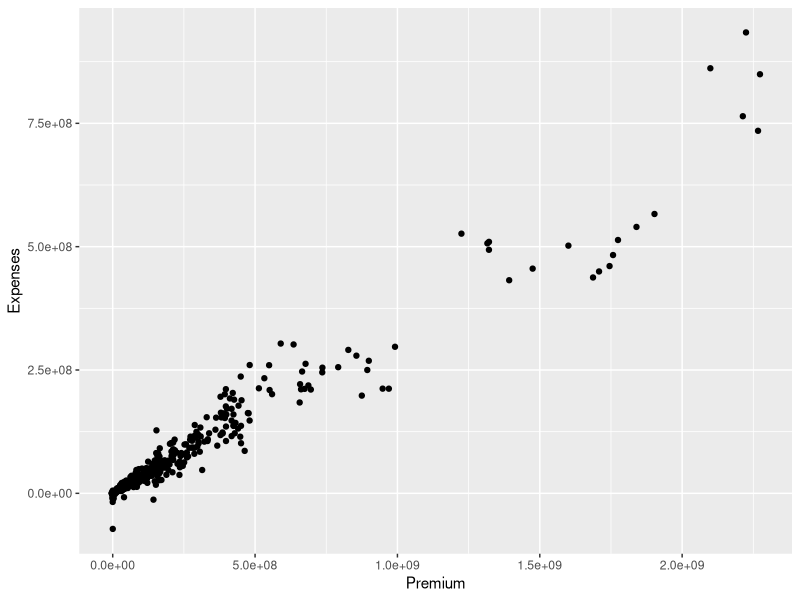
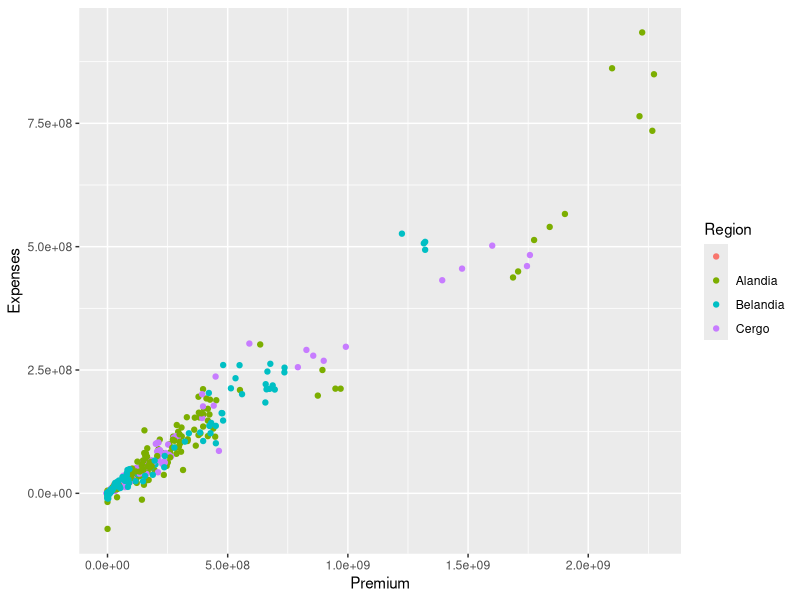
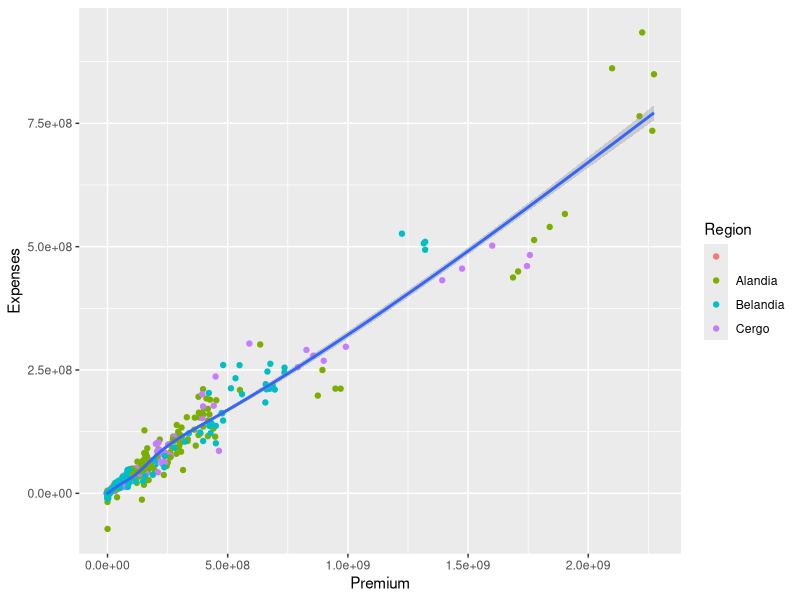
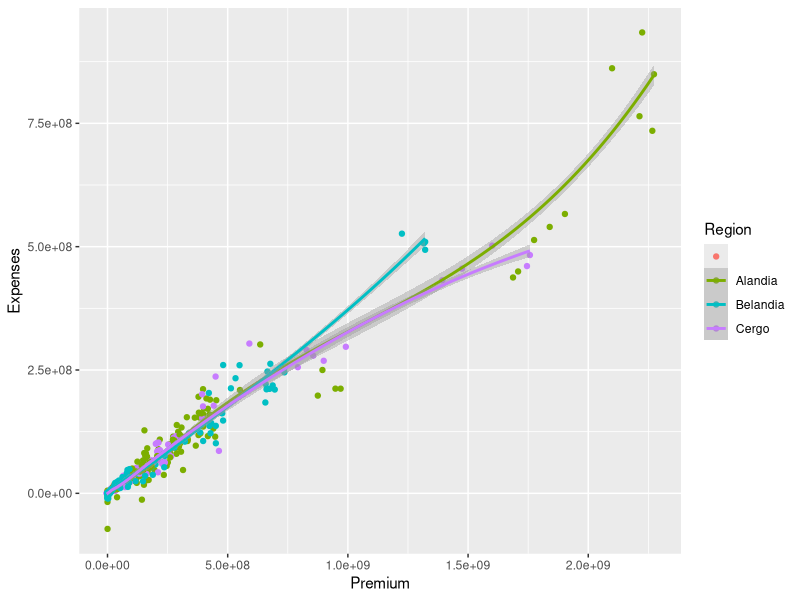

Source code (R) for these figures, in order:
## ---- chunk 1
library(ggplot2)
## ---- chunk 2
dt_KPI <- read.csv("./Data/lesson2_KPI.csv")
## ---- chunk 3
ggplot(data = dt_KPI, aes(x = Premium, y = Expenses)) + geom_point()
## ---- chunk 4
ggplot(data = dt_KPI) +
  geom_point(mapping = aes(x = Premium, y = Expenses, colour = Region))
## ---- chunk 5
ggplot(data = dt_KPI) +
  geom_point(mapping = aes(x = Premium, y = Expenses, colour = Region)) +
  geom_smooth(mapping = aes(x = Premium, y = Expenses))
## ---- chunk 6
ggplot(data = dt_KPI, mapping = aes(x = Premium, y = Expenses, colour = Region)) +
  geom_point() +
  geom_smooth()
